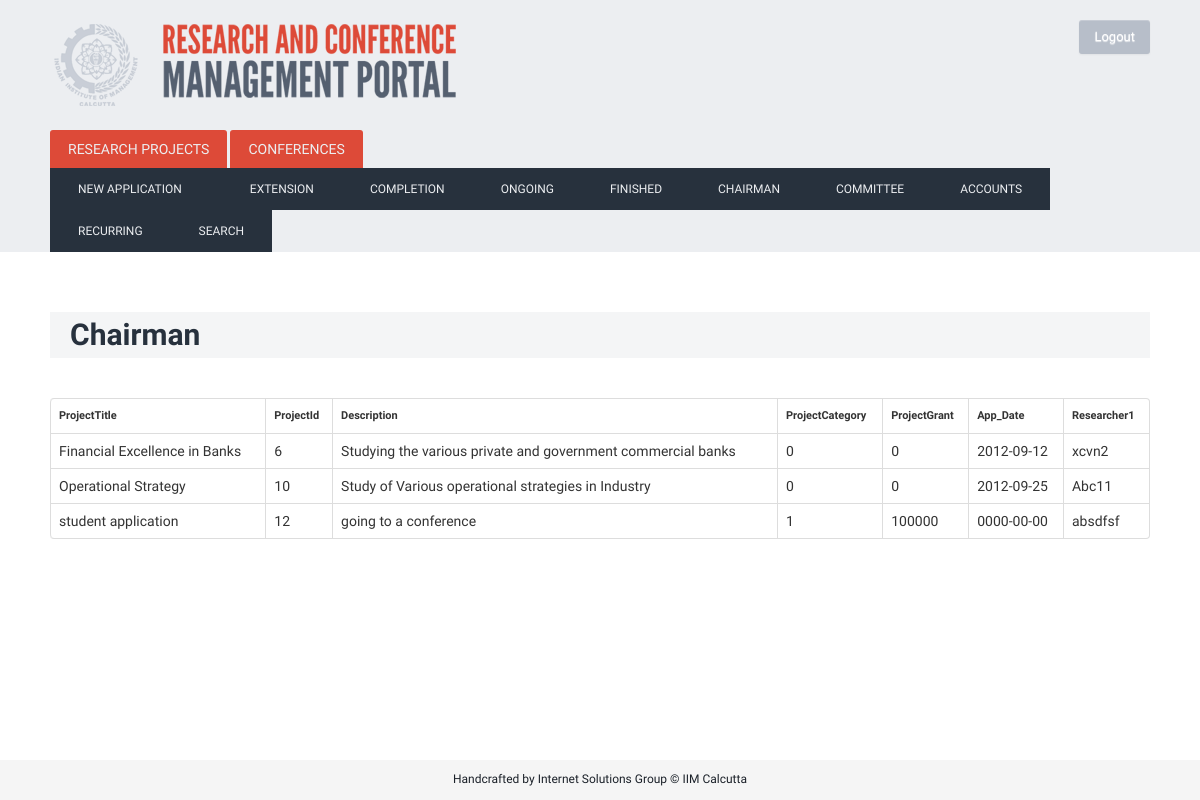
The page /index.php/conf_app_chairman (signed in) on the database its author committed.
### tables this page shows
CREATE TABLE IF NOT EXISTS `conference` (
  `ConferenceTitle` varchar(400) NOT NULL,
  `ConferenceId` int(200) NOT NULL AUTO_INCREMENT,
  `Description` varchar(2000) NOT NULL,
  `App_Date` date NOT NULL,
  `Start_Date` date NOT NULL,
  `End_Date` date NOT NULL,
  `Researcher1` varchar(80) NOT NULL,
  `ConferenceCategory` text NOT NULL,
  `ConferenceGrant` int(11) NOT NULL,
  `CStatus` varchar(50) NOT NULL,
  `Block_number` bigint(100) NOT NULL DEFAULT '0' COMMENT 'first block 1st jan 2001- each block of 3 years; 0 for student',
  PRIMARY KEY (`ConferenceId`),
  UNIQUE KEY `ProjectId` (`ConferenceId`),
  UNIQUE KEY `ProjectId_2` (`ConferenceId`)
);

### index.php (called while the page is built, shortened)
<?php
require_once BASEPATH.'core/CodeIgniter.php';

### application/models/conference_model.php (called while the page is built, shortened)
<?PHP
class Conference_model extends CI_Model {
	function conference_stage($stage)
		{
		$queryStr='SELECT * FROM conference WHERE CStatus = "app_'.$stage.'";';
		$query = $this->db->query($queryStr);
		return $query;
		}
}
?>

### application/controllers/Conf_app_chairman.php (the view, shortened to what this page needs)
<?PHP
class Conf_app_chairman extends CI_Controller {
	function index()
		{
			$data['myClass']=$this;
			$data['action']=0;
			if($_SESSION['usertype']==1){
				$this->load->view('layout',$data);
			} elseif ($_SESSION['usertype']==2){
				$this->load->view('layoutComm',$data);
			} elseif($_SESSION['usertype']==3){
				$this->load->view('layoutChairman',$data);
			}
		}
	function load_php()
				{
				$this->load->model('conference_model');
				$stage='chairman';
				$Query= $this->conference_model->conference_stage($stage);
                echo "<h1>Chairman</h1>";
				echo '<TABLE class="table table-bordered">';
                echo '<TR><TD><h4>ProjectTitle</h4></TD><TD><h4>ProjectId</h4></TD><TD><h4>Description</h4></TD><TD><h4>ProjectCategory</TD><TD><h4>ProjectGrant</TD><TD><h4>App_Date</TD><TD><h4>Researcher1</tr>';
					 foreach($Query->result() as $row)
					 {
						 echo '<TR><TD>';
						 print $row->ConferenceTitle;
						 echo '</TD><TD>';
						 print $row->ConferenceId;
						 echo '</TD><TD>';
						 print $row->Description;
						 echo '</TD><TD>';
						 print $row->ConferenceCategory;
						 echo '</TD><TD>';
						 print $row->ConferenceGrant;
						 echo '</TD><TD>';
						 print $row->App_Date;
						 echo '</TD><TD>';
						 print $row->Researcher1;
					 }
				echo '</TABLE>';
                }
	}
?>

### static/css/custom.css (style rules this page uses)
html, body { height: 100%; }
body { background: url('/static/img/denim.png'); font-family: 'Droid Sans', sans-serif; font-weight: normal; font-size: 14px; line-height: 1.6; }
h4 { font-size: 11px; }
h1 { color: #27313D; margin-top: 60px; margin-bottom: 40px; font-weight: bold; background: #F4F5F6; padding: 5px 20px; }

### rows shown on the page
conference: ConferenceTitle "Financial Excellence in Banks", ConferenceId "6", Description "Studying the various private and government commercial banks", ConferenceCategory "0", ConferenceGrant "0", App_Date "2012-09-12", Researcher1 "xcvn2"
conference: ConferenceTitle "Operational Strategy", ConferenceId "10", Description "Study of Various operational strategies in Industry", ConferenceCategory "0", ConferenceGrant "0", App_Date "2012-09-25", Researcher1 "Abc11"
conference: ConferenceTitle "student application", ConferenceId "12", Description "going to a conference", ConferenceCategory "1", ConferenceGrant "100000", App_Date "0000-00-00", Researcher1 "absdfsf"
